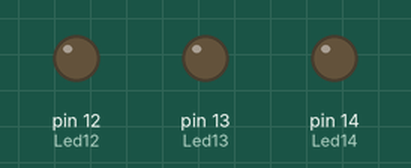
Recording of a sketch running on a simulated Arduino Uno, built with avr-gcc and run on an emulated ATmega328P. Parts: output pins drawn as LEDs (lit = HIGH).

Above: at 0.2 s.
At 2.7 s:
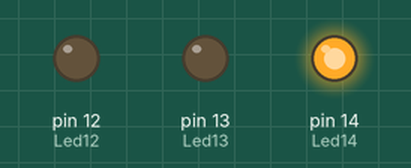
At 4.2 s:
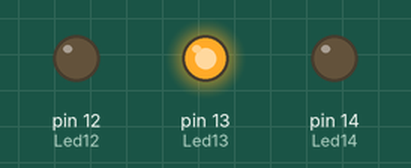
At 5.7 s:
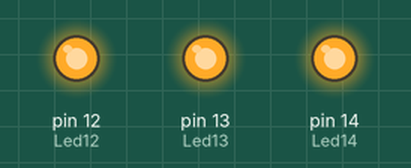
At 8.7 s:
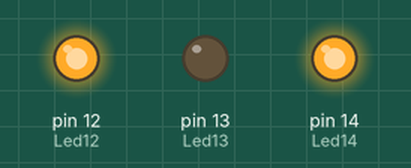
At 11.7 s:
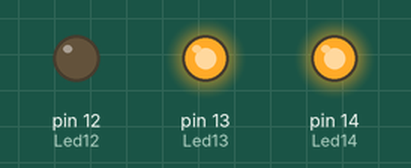
Timing chart, 0 to 13.0 s (numbered marks = the images above):
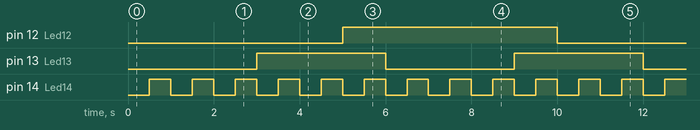

The sketch:

Func_millis_3_Leds.ino
```cpp
///*****************************************************************************************
//                                  Func_Millis_3_Leds
//
//    Autor: Jorge Miguel Jaimes Ponce
//    Diplomado: Internet de las cosas
//
//    Este programa es una tarea, la cual consiste en utilizar la funcuón millis() para
// realizar pausas en bloques de programa, sin detener la ejecución del programa en
// general.
//    Se tienen tres leds, en los pines 12, 13 y 14, los cuales se encenderán y apagarán
// con frecuencias distintas.
//    LOs leds cambian de estado con los siguientes tiempos:
//      Led12 cada 5 segundos.
//      Led13 cada 3 segundos.
//      Led14 cada 0.5 segundos  (Este led utiliza este intrvalo de tiempo para utilizrlo
//    como base de tiempo para monitorear visualmente los leds Led12 y Led13.
//
//    En esta nueva versión, la atención a el parpadeo de los leds, se ha modificado
//  con el llamado a funiones, cada una atiende el blink de cada led.
//                                       12/10/2021
//
//*****************************************************************************************

#define CAMERA_MODEL_AI_THINKER
#define Led12 12
#define Led13 13
#define Led14 14

//Inicializar los tiempos de los leds Led12, Led13 y Led14
unsigned long t0_12 = 0;
unsigned long t0_13 = 0;
unsigned long t0_14 = 0;

//  Variables correspondientes a lo tiempos siguientes
//  de los leds Led12, Led13 y Led14
unsigned long t1_12 = 0;
unsigned long t1_13 = 0;
unsigned long t1_14 = 0;

bool Led1 = false;
bool Led2 = false;
bool Led3 = false;


void setup() {
  //Configurando los LedsXX como salidas
  pinMode(Led12,OUTPUT);
  pinMode(Led13,OUTPUT);
  pinMode(Led14,OUTPUT);

  //Inicializando estado lógico de las salidas
  digitalWrite(Led12,Led1);
  digitalWrite(Led13,Led2);
  digitalWrite(Led14,Led3);

  //Inicializando t0 paa cada led
  t0_12 = millis();
  t0_13 = t0_12;
  t0_14 = t0_12;

}


void loop() {
  blink_Led12(5000);    //Blink de Led12 con intervalo de 5 seg de encndido y 5 seg apagado
  blink_Led13(3000);    //Blink de Led13 con intervalo de 3 seg de encndido y 3 seg apagado
  blink_Led14(500);     //Blink de Led14 con intervalo de 0.5 seg de encndido y 0.5 seg apagado
}


//****************************************************
//  Funciones de blink de leds Led12, Led13 y Led14
//****************************************************

void blink_Led12(int tiempo){

   t1_12 = millis();                //Cargando tiempo actual
    //Determinando el tiempó transcurrido
     if (t1_12 - t0_12 >= tiempo){              //Ya son 5 segundos...?
        t0_12 = millis();
        Led1 = !Led1;
        digitalWrite(Led12,Led1);
     }
}


void blink_Led13(int tiempo){
     t1_13 = millis();                //Cargando tiempo actual
    //Determinando el tiempó transcurrido
     if (t1_13 = t1_13 - t0_13 >= tiempo){              //Ya son 3 segundos...?
        t0_13 = millis();
        Led2 = !Led2;
        digitalWrite(Led13,Led2);
     }
}

void blink_Led14(int tiempo){
  t1_14 = millis();                //Cargando tiempo actual
     //Determinando el tiempó transcurrido
     if (t1_14 - t0_14 >= tiempo){               //Ya son 500 mili segundos...?
        t0_14 = millis();
        Led3 = !Led3;
        digitalWrite(Led14,Led3);

     }
}
```

Measured:
- by itself, pin 12 (Led12): alternates HIGH for 5.0 s and LOW for 5.0 s
- by itself, pin 13 (Led13): alternates HIGH for 3.0 s and LOW for 3.0 s
- by itself, pin 14 (Led14): alternates HIGH for 0.50 s and LOW for 0.50 s
